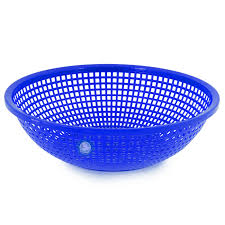
#> input picture color_classfication/data/red/do2.jpg, 225 x 225 px
$ python predict_color.py --image data/red/do2.jpg
#> lines starting #> are read from the running program, lines starting #| are printed output that depends on the picture; after the words box and inside, x2 and y2 are one past the last pixel; in counts of white or black regions, pixels touching at a corner belong together
import argparse
from dataclasses import dataclass
from pathlib import Path

import cv2
import numpy as np


@dataclass(frozen=True)
class ColorRange:
    name_en: str
    name_vi: str
    ranges: tuple[tuple[tuple[int, int, int], tuple[int, int, int]], ...]


COLOR_RANGES = (
    ColorRange(
        name_en="red",
        name_vi="do",
        ranges=(
            ((0, 70, 50), (10, 255, 255)),
            ((170, 70, 50), (180, 255, 255)),
        ),
    ),
    ColorRange(
        name_en="blue",
        name_vi="xanh duong",
        ranges=(
            ((90, 60, 40), (130, 255, 255)),
        ),
    ),
    ColorRange(
        name_en="yellow",
        name_vi="vang",
        ranges=(
            ((18, 70, 60), (38, 255, 255)),
        ),
    ),
)


IMAGE_EXTENSIONS = {".jpg", ".jpeg", ".png", ".bmp", ".webp"}


def load_image(image_path: Path) -> np.ndarray:
    image = cv2.imread(str(image_path))
#> image is the input picture: shape (225, 225, 3); mean B, G, R 246.1, 198.9, 193.3
    if image is None:
        raise ValueError(f"Khong the doc anh: {image_path}")
    return image


def resize_keep_ratio(image: np.ndarray, max_width: int = 640) -> np.ndarray:
#> called with max_width = 640
    height, width = image.shape[:2]
#> height = 225; width = 225
    if width <= max_width:
        return image

    scale = max_width / width
    new_size = (max_width, int(height * scale))
    return cv2.resize(image, new_size, interpolation=cv2.INTER_AREA)


def build_mask(hsv_image: np.ndarray, color_range: ColorRange) -> np.ndarray:
    mask = np.zeros(hsv_image.shape[:2], dtype=np.uint8)

    for lower, upper in color_range.ranges:
        lower_np = np.array(lower, dtype=np.uint8)
        upper_np = np.array(upper, dtype=np.uint8)
        mask = cv2.bitwise_or(mask, cv2.inRange(hsv_image, lower_np, upper_np))

    kernel = np.ones((5, 5), np.uint8)
    mask = cv2.morphologyEx(mask, cv2.MORPH_OPEN, kernel)
    mask = cv2.morphologyEx(mask, cv2.MORPH_CLOSE, kernel)
    return mask


def largest_region_area(mask: np.ndarray, min_component_area: int = 300) -> int:
    contours, _ = cv2.findContours(mask, cv2.RETR_EXTERNAL, cv2.CHAIN_APPROX_SIMPLE)
    if not contours:
        return 0

    areas = [int(cv2.contourArea(contour)) for contour in contours]
    largest_area = max(areas)
    return largest_area if largest_area >= min_component_area else 0


def predict_color(
    image: np.ndarray,
    min_area_ratio: float = 0.01,
) -> tuple[str, str, float, dict[str, int], dict[str, np.ndarray]]:
    image = resize_keep_ratio(image)
    hsv_image = cv2.cvtColor(image, cv2.COLOR_BGR2HSV)
#> hsv_image: shape (225, 225, 3); mean H, S, V 44.4, 60.2, 246.6
    image_area = image.shape[0] * image.shape[1]
#> image_area = 50625

    areas: dict[str, int] = {}
    masks: dict[str, np.ndarray] = {}

    for color_range in COLOR_RANGES:
        mask = build_mask(hsv_image, color_range)
        area = largest_region_area(mask)
        areas[color_range.name_en] = area
        masks[color_range.name_en] = mask
#> this loop made 3 passes
#> (areas in largest_region_area, largest_area in largest_region_area, area) on pass 2: ([17408], 17408, 17408)
#> pass 2, in predict_color, `mask = build_mask(hsv_image, color_range)`:
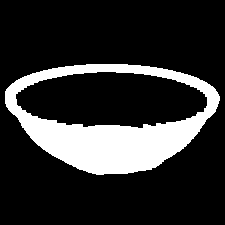
#> mask: shape (225, 225); 18.8% white; 1 white region, box (x1, y1, x2, y2) and area: (5, 64, 220, 175) 9497
#> after the loop, areas = {'red': 0, 'blue': 17408, 'yellow': 0}; masks = 3 items

    total_detected_area = sum(areas.values())
#> total_detected_area = 17408
    if total_detected_area == 0:
        return "unknown", "khong xac dinh", 0.0, areas, masks

    best_color = max(COLOR_RANGES, key=lambda item: areas[item.name_en])
    best_area = areas[best_color.name_en]
#> best_area = 17408
    confidence = best_area / total_detected_area
#> confidence = 1

    if best_area / image_area < min_area_ratio:
        return "unknown", "khong xac dinh", confidence, areas, masks

    return best_color.name_en, best_color.name_vi, confidence, areas, masks


def save_debug_image(
    original_image: np.ndarray,
    masks: dict[str, np.ndarray],
    output_path: Path,
) -> None:
    image = resize_keep_ratio(original_image)
    overlay = image.copy()

    colors_bgr = {
        "red": (0, 0, 255),
        "blue": (255, 0, 0),
        "yellow": (0, 255, 255),
    }

    for color_name, mask in masks.items():
        color_layer = np.zeros_like(image)
        color_layer[:, :] = colors_bgr[color_name]
        overlay = np.where(mask[:, :, None] > 0, cv2.addWeighted(overlay, 0.6, color_layer, 0.4, 0), overlay)

    output_path.parent.mkdir(parents=True, exist_ok=True)
    cv2.imwrite(str(output_path), overlay)


def parse_args() -> argparse.Namespace:
    parser = argparse.ArgumentParser(
        description="Nhan dien mau cua mot chiec ro trong anh tinh bang xu ly anh HSV."
    )
    parser.add_argument("--image", required=True, type=Path, help="Duong dan den anh can du doan.")
    parser.add_argument(
        "--debug-output",
        type=Path,
        default=None,
        help="Neu truyen vao, luu anh overlay mask de kiem tra qua trinh nhan mau.",
    )
    parser.add_argument(
        "--min-area-ratio",
        type=float,
        default=0.01,
        help="Ti le dien tich mau toi thieu so voi ca anh. Mac dinh: 0.01.",
    )
    return parser.parse_args()


def main() -> None:
    args = parse_args()
    image = load_image(args.image)
    color_en, color_vi, confidence, areas, masks = predict_color(
        image=image,
        min_area_ratio=args.min_area_ratio,
    )
#> color_en = 'blue'; color_vi = 'xanh duong'; confidence = 1; areas = {'red': 0, 'blue': 17408, 'yellow': 0}; masks = 3 items

    print(f"Mau ro: {color_vi}")
#| Mau ro: xanh duong
    print(f"Nhan tieng Anh: {color_en}")
#| Nhan tieng Anh: blue
    print(f"Do tin cay: {confidence:.0%}")
#| Do tin cay: 100%
    print("Dien tich mau phat hien:")
    for color_name, area in areas.items():
        print(f"- {color_name}: {area} pixel")
#> this loop made 3 passes
#> (color_name, area) on pass 2: ('blue', 17408)
#| - red: 0 pixel
#| - blue: 17408 pixel
#| - yellow: 0 pixel

    if args.debug_output is not None:
        save_debug_image(image, masks, args.debug_output)
        print(f"Da luu anh debug: {args.debug_output}")


if __name__ == "__main__":
    main()
